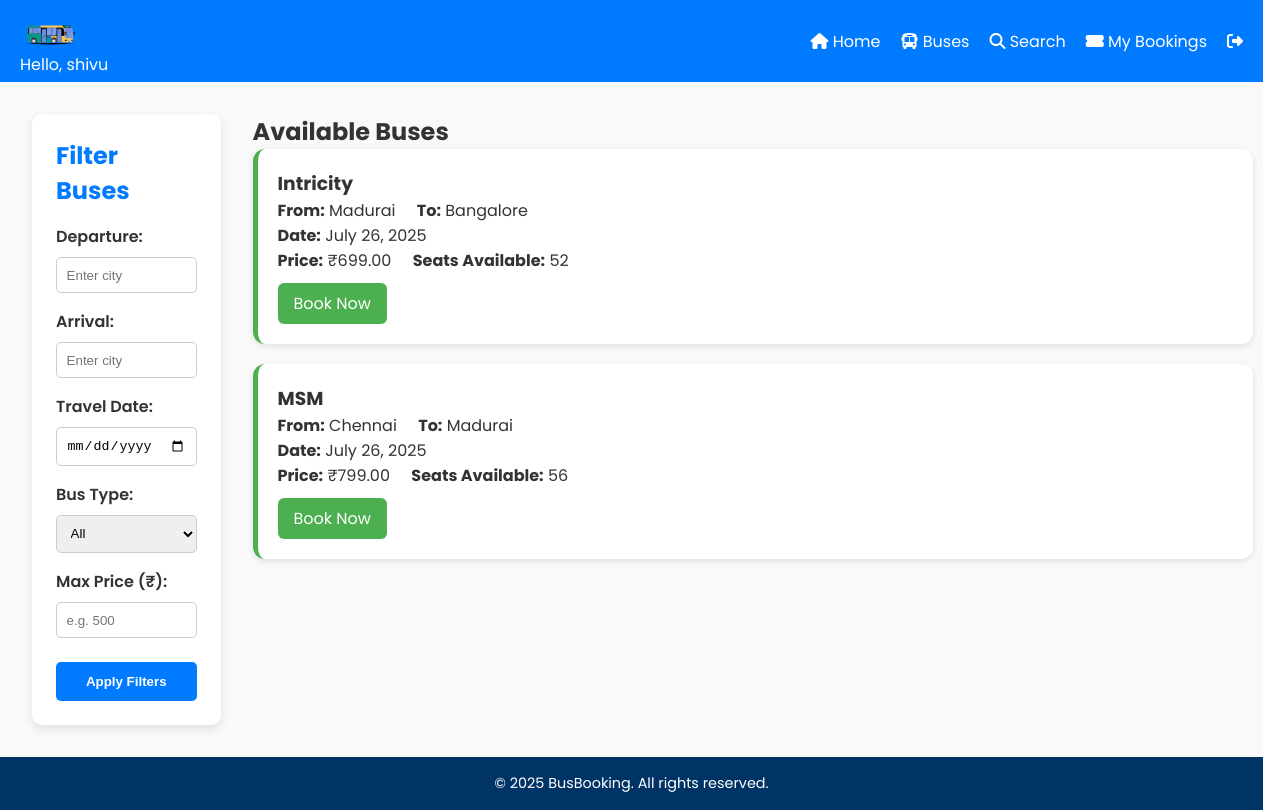
The app's page / (signed in) with its own data.
### bookingapp/models.py (models this page shows, shortened)
class Bus(models.Model):
    BUS_TYPE_CHOICES = [
        ('AC', 'AC'),
        ('Non-AC', 'Non-AC'),
    ]
    CLASS_TYPE_CHOICES = [
        ('Sleeper', 'Sleeper'),
        ('Seater', 'Seater'),
    ]
    bus_name = models.CharField(max_length=100)
    source = models.CharField(max_length=100)
    destination = models.CharField(max_length=100)
    departure_time = models.TimeField()
    arrival_time = models.TimeField()
    date = models.DateField()
    available_seats = models.IntegerField()
    price = models.DecimalField(max_digits=8, decimal_places=2)
    bus_type = models.CharField(max_length=10, choices=BUS_TYPE_CHOICES, default='AC')
    bus_class = models.CharField(max_length=10, choices=CLASS_TYPE_CHOICES, default='Seater')
    pickup_point = models.CharField(max_length=100, default='Main Bus Stop')
    drop_point = models.CharField(max_length=100, default='Main Bus Stop')

### bookingapp/views.py (the view)
# urls.py: path('', views.home, name='home'),
def home(request):
    buses = Bus.objects.filter(date__gte=date.today())
    departure = request.GET.get('departure')
    arrival = request.GET.get('arrival')
    travel_date = request.GET.get('date')
    bus_type = request.GET.get('bus_type')
    max_price = request.GET.get('max_price')
    if departure:
        buses = buses.filter(source__icontains=departure)
    if arrival:
        buses = buses.filter(destination__icontains=arrival)
    if travel_date:
        buses = buses.filter(date=travel_date)
    if bus_type:
        buses = buses.filter(bus_type__iexact=bus_type)
    if max_price:
        try:
            buses = buses.filter(price__lte=float(max_price))
        except ValueError:
            pass
    context = {
        'buses': buses
    }
    return render(request, 'home.html', context)
    return render(request, 'home.html', {'buses': buses})

### bookingapp/templates/home.html (shortened to what this page needs)
{% extends 'base.html' %}
{% block content %}
<div class="bus-filter-container">
    <div class="filter-section">
        <h2>Filter Buses</h2>
        <form method="GET" action=".">
            <label for="departure">Departure:</label>
            <input type="text" id="departure" name="departure" placeholder="Enter city">
            <label for="arrival">Arrival:</label>
            <input type="text" id="arrival" name="arrival" placeholder="Enter city">
            <label for="date">Travel Date:</label>
            <input type="date" id="date" name="date">
            <label for="bus-type">Bus Type:</label>
            <select id="bus-type" name="bus_type">
            <option value="">All</option>
            </select>
            <label for="max_price">Max Price (₹):</label>
            <input type="number" id="max_price" name="max_price" placeholder="e.g. 500">
            <button type="submit">Apply Filters</button>
        </form>
    </div>
    <div class="bus-list-section">
        {% if buses %}
            <h2 class="page-title">Available Buses</h2>
            {% for bus in buses %}
            <div class="bus-card">
                <h3>{{ bus.bus_name }}</h3>
                <p><strong>From:</strong> {{ bus.source }} &nbsp;&nbsp;&nbsp;
                <strong>To:</strong> {{ bus.destination }}</p>
                <p><strong>Date:</strong> {{ bus.date }}</p>
                <p><strong>Price:</strong> ₹{{ bus.price }} &nbsp;&nbsp;&nbsp;
                <strong>Seats Available:</strong> {{ bus.available_seats }}</p>
                <a href="/book/{{ bus.id }}/" class="book-btn">Book Now</a>
            </div>
            {% endfor %}
        </div>
        {% else %}
            <p>No buses available.</p>
        {% endif %}
    </div>
{% endblock %}

### bookingapp/templates/base.html (shortened to what this page needs)
{% load static %}
<!DOCTYPE html>
<html>
<head>
    <link rel="stylesheet" href="{% static 'css/home.css' %}">
    <link rel="stylesheet" href="https://cdnjs.cloudflare.com/ajax/libs/font-awesome/6.5.0/css/all.min.css" />
</head>
<body>
    <header style="background-color: #007bff; padding: 5px 20px;">
    <div style="display: flex; justify-content: space-between; align-items: center;">
        <div>
            <img src="{% static 'images/Bus.png' %}" alt="BusBooking" style="height: 60px;Width: 60px;padding: 0px"> <p id="username" style="color: white; margin-top: -20px;">Hello, {{ user.username }}</p>
        </div>
        <nav style="display: flex; gap: 20px;">
            <a href="/" style="color: white; text-decoration: none;">
                <i class="fas fa-home"></i> Home
            </a>
            <a href="/buses/" style="color: white; text-decoration: none;">
                <i class="fas fa-bus"></i> Buses
            </a>
            <a href="/search/" style="color: white; text-decoration: none;">
                <i class="fas fa-search"></i> Search
            </a>
            <a href="/bookings/" style="color: white; text-decoration: none;">
                <i class="fas fa-ticket-alt"></i> My Bookings
            </a>
            <a href="/logout/" style="color: white; text-decoration: none;">
                <i class="fas fa-sign-out-alt"></i>
            </a>
        </nav>
    </div>
</header>
    {% block content %}
    {% endblock  %}
    <footer class="footer">
        <p>&copy; 2025 BusBooking. All rights reserved.</p>
    </footer>
</body>
</html>

### bookingapp/static/css/home.css (style rules this page uses)
* { margin: 0; padding: 0; box-sizing: border-box; }
body { font-family: 'Poppins', sans-serif; background: linear-gradient(120deg, #f0f8ff, #dbefff); color: #333; min-height: 100vh; display: flex; flex-direction: column; }
.footer { background-color: #003366; color: white; text-align: center; padding: 1rem 0; font-size: 0.9rem; margin-top: auto; }
.bus-filter-container { display: flex; gap: 2rem; padding: 2rem; background-color: #f9f9f9; }
.filter-section { width: 30%; background: #fff; border-radius: 10px; padding: 1.5rem; box-shadow: 0 4px 10px rgba(0, 0, 0, 0.1); }
.filter-section h2 { margin-bottom: 1rem; color: #007bff; }
.filter-section label { display: block; margin-top: 1rem; font-weight: 600; }
.filter-section input, .filter-section select { width: 100%; padding: 0.6rem; margin-top: 0.5rem; border: 1px solid #ccc; border-radius: 5px; }
.filter-section button { margin-top: 1.5rem; width: 100%; padding: 0.75rem; background-color: #007bff; color: white; border: none; font-weight: 600; border-radius: 5px; cursor: pointer; transition: background 0.3s; }
.bus-card { background-color: #fff; width: 1000px; padding: 20px; margin-bottom: 20px; border-left: 5px solid #4CAF50; border-radius: 12px; box-shadow: 0 2px 6px rgba(0, 0, 0, 0.1); transition: 0.3s ease; }
.bus-card a { display: inline-block; margin-top: 10px; padding: 8px 16px; background-color: #4CAF50; color: white; text-decoration: none; border-radius: 6px; }

### records on screen
Bus: bus_name "Intricity", source "Madurai", destination "Bangalore", date "July 26, 2025", price "699.00", available_seats "52"
Bus: bus_name "MSM", source "Chennai", destination "Madurai", date "July 26, 2025", price "799.00", available_seats "56"

### other values on screen
{{ user.username }} "shivu"
